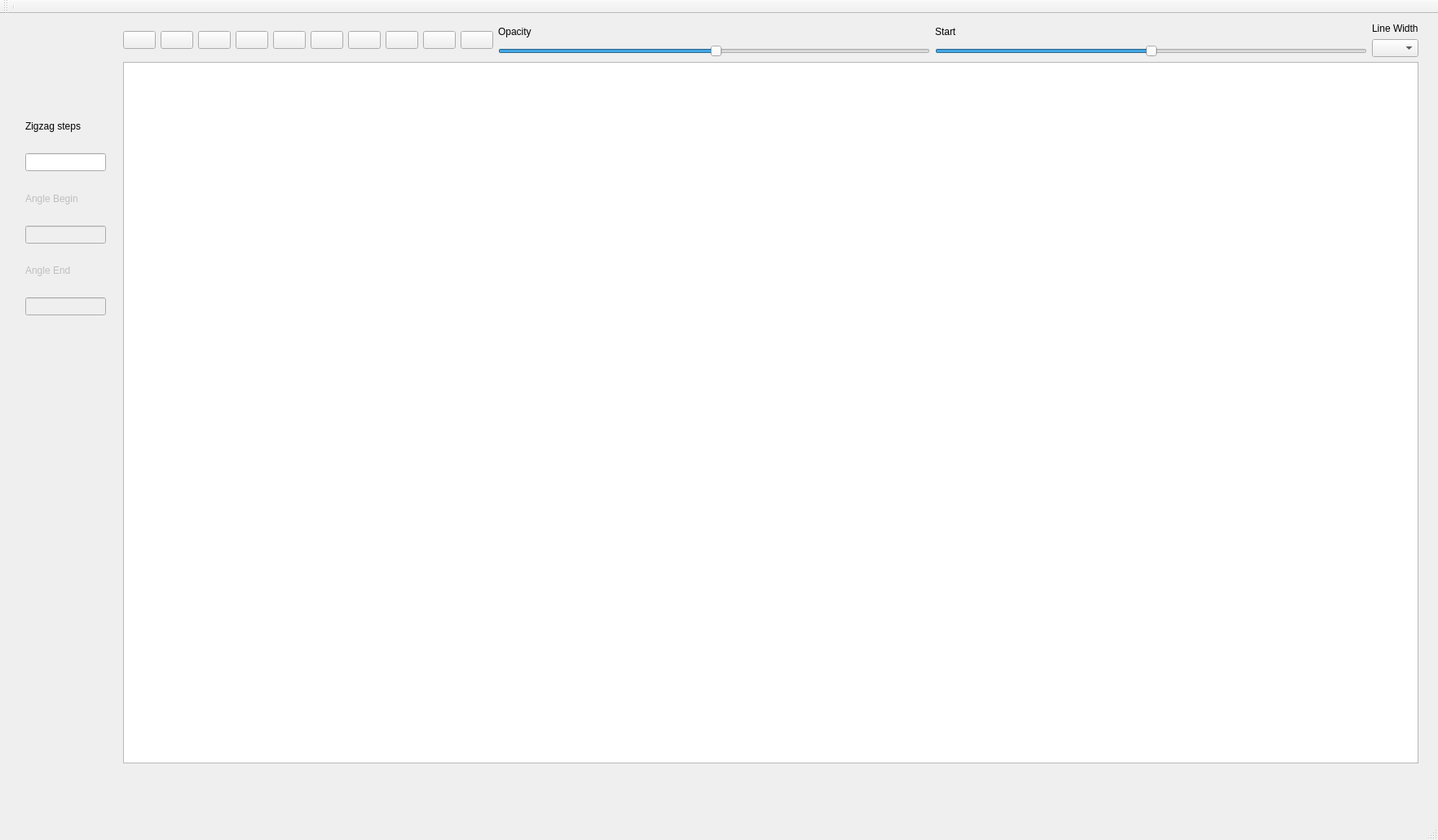
<?xml version="1.0" encoding="UTF-8"?>
<ui version="4.0">
 <class>MainWindow</class>
 <widget class="QMainWindow" name="MainWindow">
  <property name="windowModality">
   <enum>Qt::ApplicationModal</enum>
  </property>
  <property name="geometry">
   <rect>
    <x>0</x>
    <y>0</y>
    <width>1764</width>
    <height>1031</height>
   </rect>
  </property>
  <property name="sizePolicy">
   <sizepolicy hsizetype="Expanding" vsizetype="Expanding">
    <horstretch>1</horstretch>
    <verstretch>1</verstretch>
   </sizepolicy>
  </property>
  <property name="windowTitle">
   <string>MainWindow</string>
  </property>
  <widget class="QWidget" name="centralWidget">
   <property name="sizePolicy">
    <sizepolicy hsizetype="Expanding" vsizetype="Expanding">
     <horstretch>0</horstretch>
     <verstretch>0</verstretch>
    </sizepolicy>
   </property>
   <widget class="QWidget" name="verticalLayoutWidget">
    <property name="geometry">
     <rect>
      <x>140</x>
      <y>0</y>
      <width>1611</width>
      <height>931</height>
     </rect>
    </property>
    <layout class="QVBoxLayout" name="verticalLayout">
     <property name="sizeConstraint">
      <enum>QLayout::SetNoConstraint</enum>
     </property>
     <item>
      <layout class="QVBoxLayout" name="verticalLayout_6"/>
     </item>
     <item>
      <layout class="QHBoxLayout" name="horizontalLayout">
       <item>
        <widget class="QPushButton" name="pushButton_4">
         <property name="toolTip">
          <string>None</string>
         </property>
         <property name="text">
          <string/>
         </property>
         <property name="icon">
          <iconset resource="images.qrc">
           <normaloff>:/images/pointer.png</normaloff>:/images/pointer.png</iconset>
         </property>
         <property name="iconSize">
          <size>
           <width>32</width>
           <height>32</height>
          </size>
         </property>
        </widget>
       </item>
       <item>
        <widget class="QPushButton" name="pushButton_3">
         <property name="toolTip">
          <string>Ellipse</string>
         </property>
         <property name="text">
          <string/>
         </property>
         <property name="icon">
          <iconset resource="images.qrc">
           <normaloff>:/images/ellipse.png</normaloff>:/images/ellipse.png</iconset>
         </property>
         <property name="iconSize">
          <size>
           <width>32</width>
           <height>32</height>
          </size>
         </property>
        </widget>
       </item>
       <item>
        <widget class="QPushButton" name="pushButton_2">
         <property name="toolTip">
          <string>ZiGZAG</string>
         </property>
         <property name="text">
          <string/>
         </property>
         <property name="icon">
          <iconset>
           <normaloff>images/zig.jpg</normaloff>images/zig.jpg</iconset>
         </property>
         <property name="iconSize">
          <size>
           <width>32</width>
           <height>32</height>
          </size>
         </property>
        </widget>
       </item>
       <item>
        <widget class="QPushButton" name="pushButton">
         <property name="toolTip">
          <string>Sector</string>
         </property>
         <property name="text">
          <string/>
         </property>
         <property name="icon">
          <iconset resource="images.qrc">
           <normaloff>:/images/sec.png</normaloff>:/images/sec.png</iconset>
         </property>
         <property name="iconSize">
          <size>
           <width>32</width>
           <height>32</height>
          </size>
         </property>
        </widget>
       </item>
       <item>
        <widget class="QPushButton" name="colorButton">
         <property name="toolTip">
          <string>Brush Color</string>
         </property>
         <property name="text">
          <string/>
         </property>
         <property name="icon">
          <iconset resource="images.qrc">
           <normaloff>:/images/floodfill.png</normaloff>:/images/floodfill.png</iconset>
         </property>
         <property name="iconSize">
          <size>
           <width>32</width>
           <height>32</height>
          </size>
         </property>
        </widget>
       </item>
       <item>
        <widget class="QPushButton" name="lineColor">
         <property name="mouseTracking">
          <bool>false</bool>
         </property>
         <property name="toolTip">
          <string>Line Color</string>
         </property>
         <property name="text">
          <string/>
         </property>
         <property name="icon">
          <iconset resource="images.qrc">
           <normaloff>:/images/linecolor.png</normaloff>:/images/linecolor.png</iconset>
         </property>
         <property name="iconSize">
          <size>
           <width>32</width>
           <height>32</height>
          </size>
         </property>
        </widget>
       </item>
       <item>
        <widget class="QPushButton" name="toFront">
         <property name="toolTip">
          <string>Bring to Front</string>
         </property>
         <property name="text">
          <string/>
         </property>
         <property name="icon">
          <iconset resource="images.qrc">
           <normaloff>:/images/bringtofront.png</normaloff>:/images/bringtofront.png</iconset>
         </property>
         <property name="iconSize">
          <size>
           <width>32</width>
           <height>32</height>
          </size>
         </property>
        </widget>
       </item>
       <item>
        <widget class="QPushButton" name="sendBack">
         <property name="toolTip">
          <string>Send to Back</string>
         </property>
         <property name="text">
          <string/>
         </property>
         <property name="icon">
          <iconset resource="images.qrc">
           <normaloff>:/images/sendtoback.png</normaloff>:/images/sendtoback.png</iconset>
         </property>
         <property name="iconSize">
          <size>
           <width>32</width>
           <height>32</height>
          </size>
         </property>
        </widget>
       </item>
       <item>
        <widget class="QPushButton" name="flipV">
         <property name="text">
          <string/>
         </property>
         <property name="icon">
          <iconset resource="images.qrc">
           <normaloff>:/images/flipV.png</normaloff>:/images/flipV.png</iconset>
         </property>
         <property name="iconSize">
          <size>
           <width>32</width>
           <height>32</height>
          </size>
         </property>
        </widget>
       </item>
       <item>
        <widget class="QPushButton" name="flipH">
         <property name="text">
          <string/>
         </property>
         <property name="icon">
          <iconset resource="images.qrc">
           <normaloff>:/images/flipH.png</normaloff>:/images/flipH.png</iconset>
         </property>
         <property name="iconSize">
          <size>
           <width>32</width>
           <height>32</height>
          </size>
         </property>
        </widget>
       </item>
       <item>
        <layout class="QVBoxLayout" name="verticalLayout_3">
         <item>
          <widget class="QLabel" name="label_2">
           <property name="text">
            <string>Opacity</string>
           </property>
          </widget>
         </item>
         <item>
          <widget class="QSlider" name="opacitySlider">
           <property name="enabled">
            <bool>true</bool>
           </property>
           <property name="sliderPosition">
            <number>50</number>
           </property>
           <property name="orientation">
            <enum>Qt::Horizontal</enum>
           </property>
          </widget>
         </item>
        </layout>
       </item>
       <item>
        <layout class="QVBoxLayout" name="verticalLayout_5">
         <item>
          <widget class="QLabel" name="label_6">
           <property name="text">
            <string>Start</string>
           </property>
          </widget>
         </item>
         <item>
          <widget class="QSlider" name="startSlider">
           <property name="enabled">
            <bool>true</bool>
           </property>
           <property name="minimum">
            <number>-10</number>
           </property>
           <property name="maximum">
            <number>10</number>
           </property>
           <property name="pageStep">
            <number>1</number>
           </property>
           <property name="value">
            <number>0</number>
           </property>
           <property name="sliderPosition">
            <number>0</number>
           </property>
           <property name="orientation">
            <enum>Qt::Horizontal</enum>
           </property>
          </widget>
         </item>
        </layout>
       </item>
       <item>
        <layout class="QVBoxLayout" name="verticalLayout_2">
         <item>
          <widget class="QLabel" name="label">
           <property name="text">
            <string>Line Width</string>
           </property>
          </widget>
         </item>
         <item>
          <widget class="QComboBox" name="lineBox">
           <property name="iconSize">
            <size>
             <width>50</width>
             <height>20</height>
            </size>
           </property>
           <item>
            <property name="text">
             <string/>
            </property>
            <property name="icon">
             <iconset resource="images.qrc">
              <normaloff>:/images/line1.png</normaloff>:/images/line1.png</iconset>
            </property>
           </item>
           <item>
            <property name="text">
             <string/>
            </property>
            <property name="icon">
             <iconset resource="images.qrc">
              <normaloff>:/images/line2.png</normaloff>:/images/line2.png</iconset>
            </property>
           </item>
           <item>
            <property name="text">
             <string/>
            </property>
            <property name="icon">
             <iconset resource="images.qrc">
              <normaloff>:/images/line3.png</normaloff>:/images/line3.png</iconset>
            </property>
           </item>
          </widget>
         </item>
        </layout>
       </item>
      </layout>
     </item>
     <item>
      <widget class="QGraphicsView" name="graphicsView"/>
     </item>
    </layout>
   </widget>
   <widget class="QWidget" name="">
    <property name="geometry">
     <rect>
      <x>20</x>
      <y>100</y>
      <width>121</width>
      <height>281</height>
     </rect>
    </property>
    <layout class="QVBoxLayout" name="verticalLayout_4">
     <item>
      <widget class="QLabel" name="label_3">
       <property name="text">
        <string>Zigzag steps</string>
       </property>
      </widget>
     </item>
     <item>
      <widget class="QLineEdit" name="zigLine"/>
     </item>
     <item>
      <widget class="QLabel" name="label_4">
       <property name="enabled">
        <bool>false</bool>
       </property>
       <property name="text">
        <string>Angle Begin</string>
       </property>
      </widget>
     </item>
     <item>
      <widget class="QLineEdit" name="zigLine_2">
       <property name="enabled">
        <bool>false</bool>
       </property>
      </widget>
     </item>
     <item>
      <widget class="QLabel" name="label_5">
       <property name="enabled">
        <bool>false</bool>
       </property>
       <property name="text">
        <string>Angle End</string>
       </property>
      </widget>
     </item>
     <item>
      <widget class="QLineEdit" name="zigLine_3">
       <property name="enabled">
        <bool>false</bool>
       </property>
      </widget>
     </item>
    </layout>
   </widget>
  </widget>
  <widget class="QMenuBar" name="menuBar">
   <property name="geometry">
    <rect>
     <x>0</x>
     <y>0</y>
     <width>1764</width>
     <height>21</height>
    </rect>
   </property>
  </widget>
  <widget class="QToolBar" name="mainToolBar">
   <attribute name="toolBarArea">
    <enum>TopToolBarArea</enum>
   </attribute>
   <attribute name="toolBarBreak">
    <bool>false</bool>
   </attribute>
   <addaction name="separator"/>
  </widget>
  <widget class="QStatusBar" name="statusBar"/>
 </widget>
 <layoutdefault spacing="6" margin="11"/>
 <resources>
  <include location="images.qrc"/>
 </resources>
 <connections/>
</ui>
